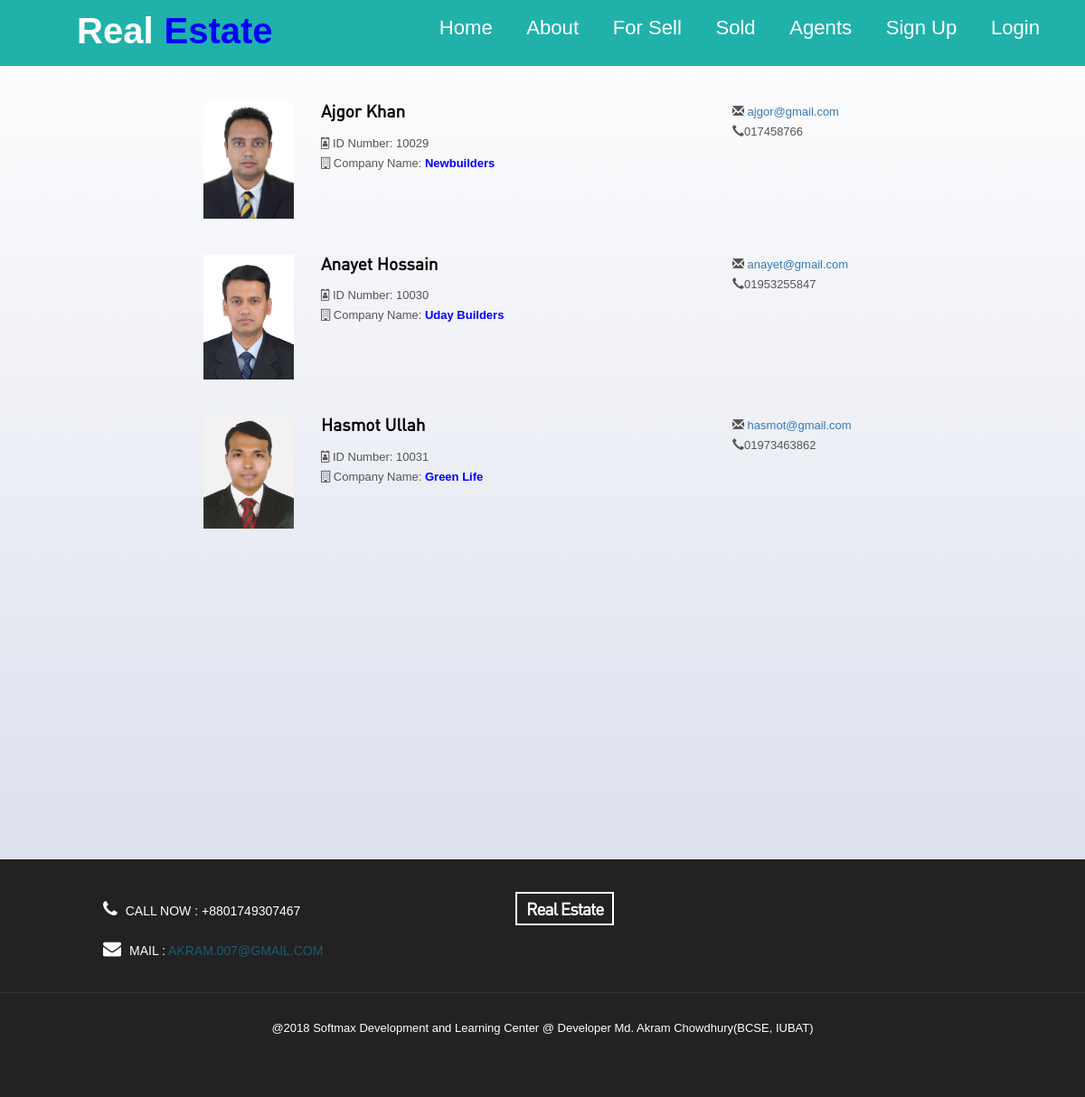
Page /index.php?page=agent_list on the committed database.
### tables this page shows
CREATE TABLE `agent_info` (
  `agent_id` int(10) NOT NULL,
  `agent_name` varchar(250) NOT NULL,
  `agent_company` varchar(256) NOT NULL,
  `agent_address` text NOT NULL,
  `agent_email` varchar(250) NOT NULL,
  `agent_mobile` varchar(250) NOT NULL,
  `agent_password` varchar(250) NOT NULL,
  `agent_img` varchar(50) NOT NULL,
  `agent_nid` varchar(250) NOT NULL,
  `active_status_agent` int(5) NOT NULL
);

### agent_list.php (the view, shortened to what this page needs)
<?php
    $sql = $conn->prepare("SELECT * FROM `agent_info` WHERE active_status_agent='1'");
    $sql->execute();
    $value = $sql->fetchAll();
?>
<div class="container">
<div class="spacer agents">
<div class="row">
  <?php if($sql->rowCount()>0){
    foreach ($value as $agent_value) {
  ?>
  <div class="col-lg-8  col-lg-offset-2 col-sm-12">
      <div class="row">
        <div class="col-lg-2 col-sm-2 "><a href="#"><img src="<?php echo $agent_value['agent_img']?>" class="img-responsive"  alt="agent image" ></a></div>
        <div class="col-lg-7 col-sm-7 "><h4 style="margin-bottom: 14px;"><?php echo $agent_value['agent_name']?></h4>
          <p  style="margin-bottom: 0;"><i class="fa fa-id-badge"></i>&nbsp;ID Number:&nbsp;<?php echo $agent_value['agent_id']?> </p>
          <p><i class="fa fa-building-o"></i>&nbsp;Company Name:&nbsp;<B style="color:blue;"><?php echo $agent_value['agent_company']?></B>  </p>
        </div>
        <div class="col-lg-3 col-sm-3 "><span class="glyphicon glyphicon-envelope"></span> <a href=""><?php echo $agent_value['agent_email']?></a><br>
        <span class="glyphicon glyphicon-earphone"></span><?php echo $agent_value['agent_mobile']?></div>
      </div>
  </div>
      <?php }
      }?>
</div>
</div>
</div>
<br><br><br><br><br><br><br><br><br><br><br><br><br>

### css/style.css (style rules this page uses)
html, body { margin:0; font-size: 100%; font-family: 'Lato', sans-serif; background: #fff; }
body a { text-decoration:none; transition:0.5s all; -webkit-transition:0.5s all; -moz-transition:0.5s all; -o-transition:0.5s all; -ms-transition:0.5s all; }
h1,h2,h3,h4,h5,h6 { margin:0; font-family: 'Roboto Condensed', sans-serif; font-weight: 600; }
p { margin:0; }

### css/chocolat.css (style rules this page uses)
body { margin:0; padding:0; }

### assets/style.css (style rules this page uses)
body { color:#555; font:normal 13px/22px Arial;background: linear-gradient(white, #D3D8E8);; }
h1,h2,h3,h4,h5 { font-family: din;margin: 0;padding: 0;color: #000 }
h4 { margin: 10px 0; font-size: 19px; }
p { margin-bottom: 30px; }
.spacer { margin-top: 40px;margin-bottom:40px; }
.agents .row { margin-bottom:40px; }
.agents .row h4 { margin: 0; }

### rows in the picture
agent_info: agent_img (picture), agent_name "Ajgor Khan", agent_id "10029", agent_company "Newbuilders", agent_email "ajgor@gmail.com", agent_mobile "017458766"
agent_info: agent_img (picture), agent_name "Anayet Hossain", agent_id "10030", agent_company "Uday Builders", agent_email "anayet@gmail.com", agent_mobile "01953255847"
agent_info: agent_img (picture), agent_name "Hasmot Ullah", agent_id "10031", agent_company "Green Life", agent_email "hasmot@gmail.com", agent_mobile "01973463862"
